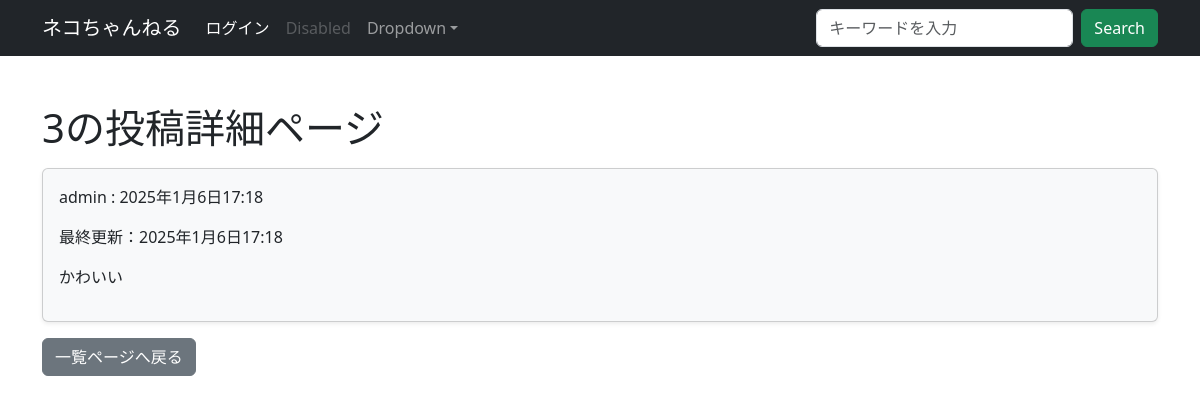
The page /bbs/3/ on the database its author committed.
### bbs/models.py (models this page shows, shortened)
class Article(models.Model):
    content = models.TextField()
    author = models.ForeignKey(User, on_delete=models.PROTECT)
    created_at = models.DateTimeField(auto_now_add=True)
    updated_at = models.DateTimeField(auto_now=True)

### bbs/views.py (the view)
# urls.py: path('<int:pk>/', views.DetailView.as_view(), name='detail'),
class DetailView(generic.DetailView):
    model = Article
    template_name = 'bbs/detail.html'

### bbs/forms.py
class SearchForm(forms.Form):
    query = forms.CharField(
        label='', max_length=50,
        widget=forms.TextInput(attrs={
            'class': 'form-control me-2',
            'placeholder': 'キーワードを入力',
            'aria-label': 'Search'}
        )
    )

### bbs/context_processors.py (called while the page is built)
def search_form(request):
    return {'searchform': SearchForm()}

### templates/bbs/detail.html (shortened to what this page needs)
{% extends "base.html" %}
{% load django_bootstrap5 %}
{% block content %}
<h1 class="mt-5">{{ article.id }}の投稿詳細ページ</h1>
<div class="card bg-light shadow-sm mt-3">
    <div class="card-body">
        <p>{{ article.author }} : {{ article.created_at }}</p>
        <p>最終更新：{{ article.updated_at }}</p>
        <p>{{ article.content }}</p>
    </div>
</div>
<div class="mt-3">
    <a href="{% url 'bbs:index' %}">
        {% bootstrap_button button_type='submit' button_class='btn-secondary' content='一覧ページへ戻る' size='md' %}
    </a>
</div>
{% endblock %}

### rows shown on the page
Article: id "3", author "admin", created_at "2025年1月6日17:18", updated_at "2025年1月6日17:18", content "かわいい"
